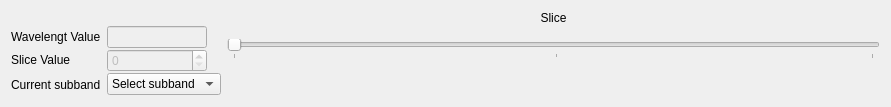
<?xml version="1.0" encoding="UTF-8"?>
<ui version="4.0">
 <class>sliceManager</class>
 <widget class="QDialog" name="sliceManager">
  <property name="geometry">
   <rect>
    <x>0</x>
    <y>0</y>
    <width>891</width>
    <height>107</height>
   </rect>
  </property>
  <property name="windowTitle">
   <string>sliceManager</string>
  </property>
  <layout class="QGridLayout" name="gridLayout">
   <item row="0" column="0">
    <layout class="QGridLayout" name="gridLayout_3">
     <property name="sizeConstraint">
      <enum>QLayout::SetDefaultConstraint</enum>
     </property>
     <property name="horizontalSpacing">
      <number>6</number>
     </property>
     <property name="verticalSpacing">
      <number>1</number>
     </property>
     <item row="1" column="0">
      <widget class="QLabel" name="label_3">
       <property name="sizePolicy">
        <sizepolicy hsizetype="Fixed" vsizetype="Fixed">
         <horstretch>0</horstretch>
         <verstretch>0</verstretch>
        </sizepolicy>
       </property>
       <property name="text">
        <string>Wavelengt Value</string>
       </property>
       <property name="alignment">
        <set>Qt::AlignLeading|Qt::AlignLeft|Qt::AlignVCenter</set>
       </property>
      </widget>
     </item>
     <item row="2" column="0">
      <widget class="QLabel" name="label_2">
       <property name="sizePolicy">
        <sizepolicy hsizetype="Fixed" vsizetype="Fixed">
         <horstretch>0</horstretch>
         <verstretch>0</verstretch>
        </sizepolicy>
       </property>
       <property name="text">
        <string>Slice Value</string>
       </property>
       <property name="alignment">
        <set>Qt::AlignLeading|Qt::AlignLeft|Qt::AlignVCenter</set>
       </property>
      </widget>
     </item>
     <item row="1" column="1">
      <widget class="QLineEdit" name="wavelengthLineEdit">
       <property name="enabled">
        <bool>false</bool>
       </property>
       <property name="minimumSize">
        <size>
         <width>100</width>
         <height>0</height>
        </size>
       </property>
       <property name="maximumSize">
        <size>
         <width>100</width>
         <height>16777215</height>
        </size>
       </property>
       <property name="alignment">
        <set>Qt::AlignRight|Qt::AlignTrailing|Qt::AlignVCenter</set>
       </property>
      </widget>
     </item>
     <item row="1" column="2" rowspan="2" colspan="2">
      <widget class="QSlider" name="sliceSlider">
       <property name="enabled">
        <bool>false</bool>
       </property>
       <property name="orientation">
        <enum>Qt::Horizontal</enum>
       </property>
       <property name="tickPosition">
        <enum>QSlider::TicksBelow</enum>
       </property>
       <property name="tickInterval">
        <number>50</number>
       </property>
      </widget>
     </item>
     <item row="2" column="1">
      <widget class="QSpinBox" name="sliceSpinBox">
       <property name="enabled">
        <bool>false</bool>
       </property>
       <property name="minimumSize">
        <size>
         <width>100</width>
         <height>0</height>
        </size>
       </property>
       <property name="maximumSize">
        <size>
         <width>100</width>
         <height>16777215</height>
        </size>
       </property>
       <property name="wrapping">
        <bool>false</bool>
       </property>
       <property name="buttonSymbols">
        <enum>QAbstractSpinBox::UpDownArrows</enum>
       </property>
       <property name="minimum">
        <number>0</number>
       </property>
       <property name="value">
        <number>0</number>
       </property>
      </widget>
     </item>
     <item row="0" column="2" colspan="2">
      <widget class="QLabel" name="label_4">
       <property name="sizePolicy">
        <sizepolicy hsizetype="Preferred" vsizetype="Fixed">
         <horstretch>0</horstretch>
         <verstretch>0</verstretch>
        </sizepolicy>
       </property>
       <property name="text">
        <string>Slice</string>
       </property>
       <property name="alignment">
        <set>Qt::AlignCenter</set>
       </property>
      </widget>
     </item>
     <item row="3" column="1" rowspan="2">
      <widget class="QComboBox" name="subbandSelectionComboBox">
       <property name="sizePolicy">
        <sizepolicy hsizetype="Preferred" vsizetype="Fixed">
         <horstretch>0</horstretch>
         <verstretch>0</verstretch>
        </sizepolicy>
       </property>
       <item>
        <property name="text">
         <string>Select subband</string>
        </property>
       </item>
       <item>
        <property name="text">
         <string>1A</string>
        </property>
       </item>
       <item>
        <property name="text">
         <string>1B</string>
        </property>
       </item>
       <item>
        <property name="text">
         <string>1C</string>
        </property>
       </item>
       <item>
        <property name="text">
         <string>2A</string>
        </property>
       </item>
       <item>
        <property name="text">
         <string>2B</string>
        </property>
       </item>
       <item>
        <property name="text">
         <string>2C</string>
        </property>
       </item>
       <item>
        <property name="text">
         <string>3A</string>
        </property>
       </item>
       <item>
        <property name="text">
         <string>3B</string>
        </property>
       </item>
       <item>
        <property name="text">
         <string>3C</string>
        </property>
       </item>
       <item>
        <property name="text">
         <string>4A</string>
        </property>
       </item>
       <item>
        <property name="text">
         <string>4B</string>
        </property>
       </item>
       <item>
        <property name="text">
         <string>4C</string>
        </property>
       </item>
      </widget>
     </item>
     <item row="3" column="0" rowspan="2">
      <widget class="QLabel" name="label">
       <property name="text">
        <string>Current subband</string>
       </property>
      </widget>
     </item>
     <item row="3" column="2" rowspan="2">
      <widget class="QLabel" name="sliceMinimumValue">
       <property name="sizePolicy">
        <sizepolicy hsizetype="Preferred" vsizetype="Fixed">
         <horstretch>0</horstretch>
         <verstretch>0</verstretch>
        </sizepolicy>
       </property>
       <property name="text">
        <string/>
       </property>
      </widget>
     </item>
     <item row="3" column="3" rowspan="2">
      <widget class="QLabel" name="sliceMaximumValue">
       <property name="sizePolicy">
        <sizepolicy hsizetype="Preferred" vsizetype="Fixed">
         <horstretch>0</horstretch>
         <verstretch>0</verstretch>
        </sizepolicy>
       </property>
       <property name="text">
        <string/>
       </property>
       <property name="alignment">
        <set>Qt::AlignRight|Qt::AlignTrailing|Qt::AlignVCenter</set>
       </property>
      </widget>
     </item>
    </layout>
   </item>
  </layout>
 </widget>
 <resources/>
 <connections/>
</ui>
